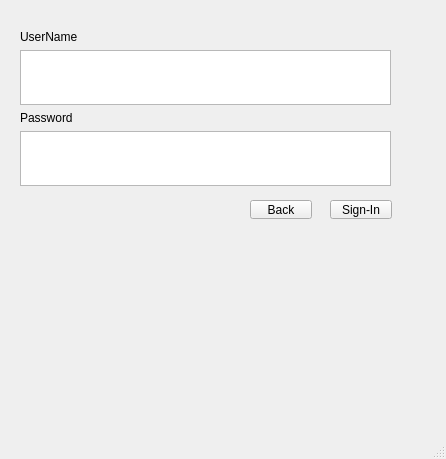
<?xml version="1.0" encoding="UTF-8"?>
<ui version="4.0">
 <class>SIWindow</class>
 <widget class="QMainWindow" name="SIWindow">
  <property name="geometry">
   <rect>
    <x>0</x>
    <y>0</y>
    <width>446</width>
    <height>459</height>
   </rect>
  </property>
  <property name="windowTitle">
   <string>MainWindow</string>
  </property>
  <widget class="QWidget" name="centralwidget">
   <widget class="QPushButton" name="signBttn">
    <property name="geometry">
     <rect>
      <x>330</x>
      <y>200</y>
      <width>62</width>
      <height>19</height>
     </rect>
    </property>
    <property name="text">
     <string>Sign-In</string>
    </property>
   </widget>
   <widget class="QPushButton" name="backBttn">
    <property name="geometry">
     <rect>
      <x>250</x>
      <y>200</y>
      <width>62</width>
      <height>19</height>
     </rect>
    </property>
    <property name="text">
     <string>Back</string>
    </property>
   </widget>
   <widget class="QWidget" name="gridLayoutWidget">
    <property name="geometry">
     <rect>
      <x>20</x>
      <y>30</y>
      <width>371</width>
      <height>157</height>
     </rect>
    </property>
    <layout class="QGridLayout" name="gridLayout">
     <item row="0" column="0">
      <widget class="QLabel" name="userLabel">
       <property name="text">
        <string>UserName</string>
       </property>
      </widget>
     </item>
     <item row="3" column="0">
      <widget class="QTextEdit" name="userText">
       <property name="enabled">
        <bool>true</bool>
       </property>
       <property name="sizePolicy">
        <sizepolicy hsizetype="Ignored" vsizetype="Expanding">
         <horstretch>0</horstretch>
         <verstretch>0</verstretch>
        </sizepolicy>
       </property>
      </widget>
     </item>
     <item row="4" column="0">
      <widget class="QLabel" name="passLabel">
       <property name="text">
        <string>Password</string>
       </property>
      </widget>
     </item>
     <item row="5" column="0">
      <widget class="QTextEdit" name="passText"/>
     </item>
    </layout>
   </widget>
  </widget>
  <widget class="QMenuBar" name="menubar">
   <property name="geometry">
    <rect>
     <x>0</x>
     <y>0</y>
     <width>446</width>
     <height>20</height>
    </rect>
   </property>
  </widget>
  <widget class="QStatusBar" name="statusbar"/>
 </widget>
 <resources/>
 <connections/>
</ui>
